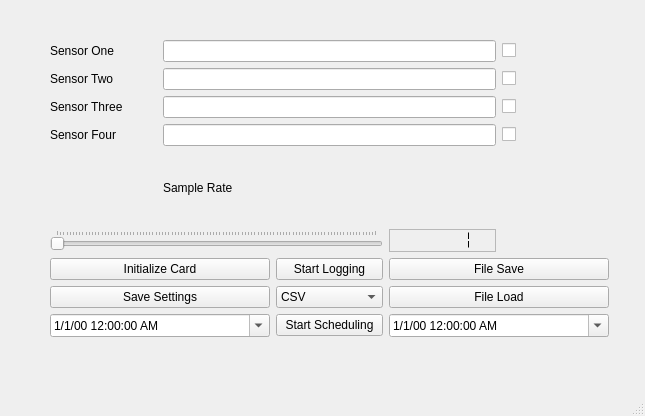
<?xml version="1.0" encoding="UTF-8"?>
<ui version="4.0">
 <class>MainWindow</class>
 <widget class="QMainWindow" name="MainWindow">
  <property name="geometry">
   <rect>
    <x>0</x>
    <y>0</y>
    <width>645</width>
    <height>416</height>
   </rect>
  </property>
  <property name="windowTitle">
   <string>MainWindow</string>
  </property>
  <widget class="QWidget" name="centralwidget">
   <widget class="QWidget" name="layoutWidget">
    <property name="geometry">
     <rect>
      <x>50</x>
      <y>40</y>
      <width>559</width>
      <height>297</height>
     </rect>
    </property>
    <layout class="QGridLayout" name="gridLayout_2">
     <item row="2" column="0">
      <widget class="QLabel" name="sensor_three_label">
       <property name="text">
        <string>Sensor Three</string>
       </property>
      </widget>
     </item>
     <item row="1" column="1" colspan="3">
      <widget class="QLineEdit" name="sensor_two_name">
       <property name="text">
        <string/>
       </property>
       <property name="maxLength">
        <number>20</number>
       </property>
       <property name="cursorPosition">
        <number>0</number>
       </property>
       <property name="cursorMoveStyle">
        <enum>Qt::VisualMoveStyle</enum>
       </property>
      </widget>
     </item>
     <item row="1" column="0">
      <widget class="QLabel" name="sensor_two_label">
       <property name="text">
        <string>Sensor Two</string>
       </property>
      </widget>
     </item>
     <item row="3" column="4">
      <widget class="QCheckBox" name="check_four">
       <property name="text">
        <string/>
       </property>
      </widget>
     </item>
     <item row="5" column="0" colspan="3">
      <widget class="QSlider" name="sample_rate">
       <property name="whatsThis">
        <string>p</string>
       </property>
       <property name="minimum">
        <number>1</number>
       </property>
       <property name="maximum">
        <number>1000</number>
       </property>
       <property name="tracking">
        <bool>true</bool>
       </property>
       <property name="orientation">
        <enum>Qt::Horizontal</enum>
       </property>
       <property name="invertedAppearance">
        <bool>false</bool>
       </property>
       <property name="invertedControls">
        <bool>false</bool>
       </property>
       <property name="tickPosition">
        <enum>QSlider::TicksAbove</enum>
       </property>
      </widget>
     </item>
     <item row="6" column="2">
      <widget class="QPushButton" name="logging_button">
       <property name="text">
        <string>Start Logging</string>
       </property>
      </widget>
     </item>
     <item row="0" column="1" colspan="3">
      <widget class="QLineEdit" name="sensor_one_name">
       <property name="text">
        <string/>
       </property>
       <property name="maxLength">
        <number>20</number>
       </property>
       <property name="cursorPosition">
        <number>0</number>
       </property>
       <property name="cursorMoveStyle">
        <enum>Qt::VisualMoveStyle</enum>
       </property>
      </widget>
     </item>
     <item row="2" column="1" colspan="3">
      <widget class="QLineEdit" name="sensor_three_name">
       <property name="text">
        <string/>
       </property>
       <property name="maxLength">
        <number>20</number>
       </property>
       <property name="cursorPosition">
        <number>0</number>
       </property>
       <property name="cursorMoveStyle">
        <enum>Qt::VisualMoveStyle</enum>
       </property>
      </widget>
     </item>
     <item row="1" column="4">
      <widget class="QCheckBox" name="check_two">
       <property name="text">
        <string/>
       </property>
      </widget>
     </item>
     <item row="7" column="0" colspan="2">
      <widget class="QPushButton" name="save_setting_button">
       <property name="text">
        <string>Save Settings</string>
       </property>
      </widget>
     </item>
     <item row="4" column="1" colspan="2">
      <widget class="QLabel" name="sample_rate_label">
       <property name="text">
        <string>Sample Rate</string>
       </property>
      </widget>
     </item>
     <item row="3" column="0">
      <widget class="QLabel" name="sensor_four_label">
       <property name="text">
        <string>Sensor Four</string>
       </property>
      </widget>
     </item>
     <item row="2" column="4">
      <widget class="QCheckBox" name="check_three">
       <property name="text">
        <string/>
       </property>
      </widget>
     </item>
     <item row="3" column="1" colspan="3">
      <widget class="QLineEdit" name="sensor_four_name">
       <property name="text">
        <string/>
       </property>
       <property name="maxLength">
        <number>20</number>
       </property>
       <property name="cursorPosition">
        <number>0</number>
       </property>
       <property name="cursorMoveStyle">
        <enum>Qt::VisualMoveStyle</enum>
       </property>
      </widget>
     </item>
     <item row="0" column="0">
      <widget class="QLabel" name="sensor_one_label">
       <property name="text">
        <string>Sensor One</string>
       </property>
      </widget>
     </item>
     <item row="0" column="4">
      <widget class="QCheckBox" name="check_one">
       <property name="text">
        <string/>
       </property>
      </widget>
     </item>
     <item row="6" column="0" colspan="2">
      <widget class="QPushButton" name="initialize_card_button">
       <property name="text">
        <string>Initialize Card</string>
       </property>
      </widget>
     </item>
     <item row="7" column="2">
      <widget class="QComboBox" name="filetype">
       <item>
        <property name="text">
         <string>CSV</string>
        </property>
       </item>
       <item>
        <property name="text">
         <string>Raw</string>
        </property>
       </item>
      </widget>
     </item>
     <item row="8" column="2">
      <widget class="QPushButton" name="schedule_button">
       <property name="text">
        <string>Start Scheduling</string>
       </property>
      </widget>
     </item>
     <item row="8" column="0" colspan="2">
      <widget class="QDateTimeEdit" name="start_time">
       <property name="displayFormat">
        <string>M/d/yy h:mm:ss AP</string>
       </property>
       <property name="calendarPopup">
        <bool>true</bool>
       </property>
       <property name="timeSpec">
        <enum>Qt::UTC</enum>
       </property>
      </widget>
     </item>
     <item row="5" column="3">
      <widget class="QLCDNumber" name="sample_rate_display">
       <property name="frameShape">
        <enum>QFrame::StyledPanel</enum>
       </property>
       <property name="smallDecimalPoint">
        <bool>true</bool>
       </property>
       <property name="digitCount">
        <number>5</number>
       </property>
       <property name="segmentStyle">
        <enum>QLCDNumber::Flat</enum>
       </property>
       <property name="intValue" stdset="0">
        <number>1</number>
       </property>
      </widget>
     </item>
     <item row="6" column="3" colspan="2">
      <widget class="QPushButton" name="file_save_button">
       <property name="text">
        <string>File Save</string>
       </property>
      </widget>
     </item>
     <item row="7" column="3" colspan="2">
      <widget class="QPushButton" name="file_load_button">
       <property name="text">
        <string>File Load</string>
       </property>
      </widget>
     </item>
     <item row="8" column="3" colspan="2">
      <widget class="QDateTimeEdit" name="end_time">
       <property name="displayFormat">
        <string>M/d/yy h:mm:ss AP</string>
       </property>
       <property name="calendarPopup">
        <bool>true</bool>
       </property>
       <property name="timeSpec">
        <enum>Qt::UTC</enum>
       </property>
      </widget>
     </item>
    </layout>
   </widget>
  </widget>
  <widget class="QMenuBar" name="menubar">
   <property name="geometry">
    <rect>
     <x>0</x>
     <y>0</y>
     <width>645</width>
     <height>21</height>
    </rect>
   </property>
  </widget>
  <widget class="QStatusBar" name="statusbar"/>
 </widget>
 <tabstops>
  <tabstop>sensor_one_name</tabstop>
  <tabstop>check_one</tabstop>
  <tabstop>sensor_two_name</tabstop>
  <tabstop>check_two</tabstop>
  <tabstop>sensor_three_name</tabstop>
  <tabstop>check_three</tabstop>
  <tabstop>sensor_four_name</tabstop>
  <tabstop>check_four</tabstop>
  <tabstop>sample_rate</tabstop>
  <tabstop>initialize_card_button</tabstop>
  <tabstop>logging_button</tabstop>
  <tabstop>file_save_button</tabstop>
  <tabstop>save_setting_button</tabstop>
  <tabstop>filetype</tabstop>
  <tabstop>file_load_button</tabstop>
  <tabstop>start_time</tabstop>
  <tabstop>schedule_button</tabstop>
  <tabstop>end_time</tabstop>
 </tabstops>
 <resources/>
 <connections>
  <connection>
   <sender>sample_rate</sender>
   <signal>valueChanged(int)</signal>
   <receiver>sample_rate_display</receiver>
   <slot>display(int)</slot>
   <hints>
    <hint type="sourcelabel">
     <x>271</x>
     <y>269</y>
    </hint>
    <hint type="destinationlabel">
     <x>494</x>
     <y>269</y>
    </hint>
   </hints>
  </connection>
 </connections>
</ui>
